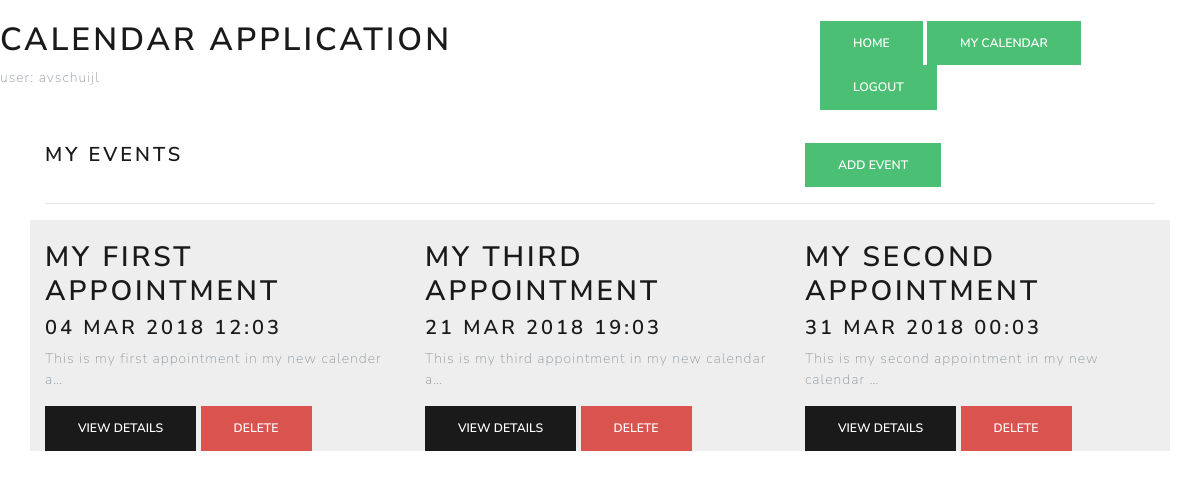
Page /calendar (signed in) on the committed database.
### myapp/models.py (models this page shows, shortened)
class Entry(models.Model):
    name = models.CharField(max_length=100)
    author = models.ForeignKey(User, on_delete=models.CASCADE)
    date = models.DateTimeField()
    description = models.TextField()
    created = models.DateTimeField(auto_now_add=True)
    class Meta:
        verbose_name_plural = "Entries"

### myapp/views.py (the view)
# urls.py: path('calendar', views.calendar, name='calendar'),
@login_required
def calendar(request):
    entries = Entry.objects.all().filter(author=request.user).order_by('date')
    return render(request, 'myapp/calendar.html', {'entries': entries})

### myapp/templates/myapp/calendar.html
{% extends 'myapp/base.html' %}
{% block content %}
<div class="container">
    <div class="row">
        <div class="col-lg-8">
            <h4>My Events</h4>
        </div>
        <div class="col-lg-4">
            <button class="btn btn-success" onclick="window.location=' {% url 'myapp:add' %}'">Add Event</button>
        </div>
    </div>
    <hr>
    <div class="row">
        {% for entry in entries %}
            {% include 'myapp/_calender_entry.html' %}
        {% endfor %}
    </div>
</div>
{% endblock %}

### myapp/templates/myapp/base.html (shortened to what this page needs)
<!DOCTYPE html>
<html lang="en">
<head>
    {% load static %}
    <link rel="stylesheet" href="{% static '/myapp/css/bootstrap.css' %}"/>
    <link rel="stylesheet" href="{% static '/myapp/css/style.css' %}"/>
</head>
<body>
    <br>
    <div class="row">
        <div class="col-lg-8">
            <h1>Calendar Application</h1>
            {% if request.user.is_authenticated %}
            <span>user: {{ request.user.username }}</span>
            {% endif %}
        </div>
        <div class="col-lg-4">
            <button class="btn btn-success" onclick="window.location=' {% url 'myapp:index' %}'">Home</button>
            <button class="btn btn-success" onclick="window.location=' {% url 'myapp:calendar' %}'">My Calendar</button>
            {% if request.user.is_authenticated %}
            <button class="btn btn-success" onclick="window.location='{% url 'pip freeclogout' %}'">Logout</button>
            {% else %}
            <button class="btn btn-success" onclick="window.location='{% url 'login' %}'">Login</button>
            {% endif %}
        </div>
    </div>
    {% block content %}
    {% endblock %}
</body>
</html>

### myapp/templates/myapp/_calender_entry.html
<div class="calender_entry col-lg-4">
    <br>
    <h2>{{ entry.name }}</h2>
    <h4>{{ entry.date | date:"d M Y H:m" }}</h4>
    <p>{{ entry.description | truncatechars:50 }}</p>
    <button type="button" class="btn btn-primary" onclick="window.location='{% url 'myapp:details' pk=entry.id %}'">View Details</button>
    <button data-id="{{ entry.id }}" type="button" class="btn btn-danger" onclick="deleteCalendarEntry(this)">Delete</button>
</div>

### myapp/static/myapp/css/style.css (style rules this page uses)
.calender_entry { background-color: #eee; }
body, body { width: 100%; display: grid; }

### rows in the picture
Entry: name "MY FIRST APPOINTMENT", date "04 MAR 2018 12:03", description "This is my first appointment in my new calender a…"
Entry: name "MY THIRD APPOINTMENT", date "21 MAR 2018 19:03", description "This is my third appointment in my new calendar a…"
Entry: name "MY SECOND APPOINTMENT", date "31 MAR 2018 00:03", description "This is my second appointment in my new calendar …"

### other values in the picture
{{ request.user.username }} "avschuijl"
